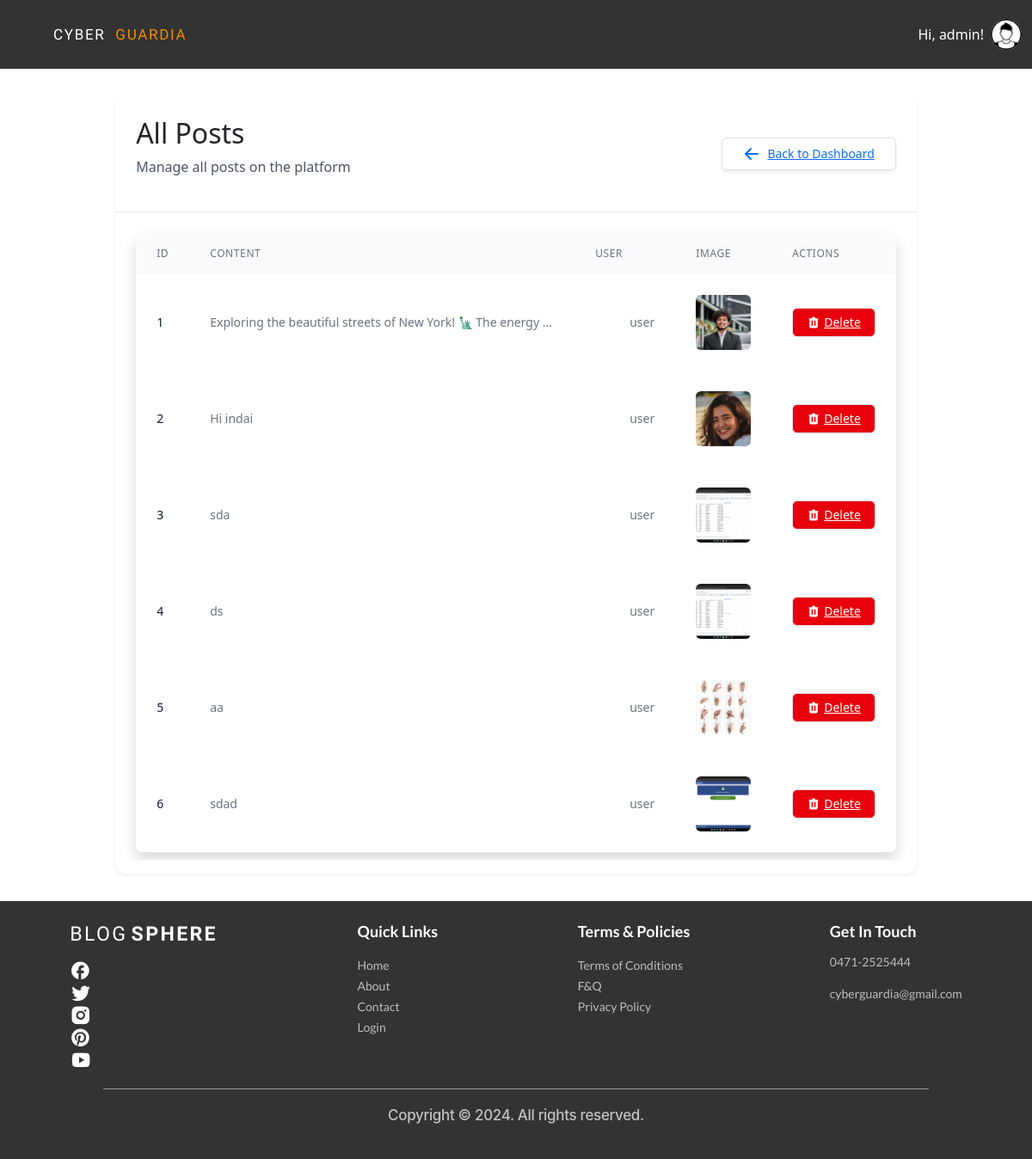
Page /admin_panel/posts/ (signed in) on the earlier database version.
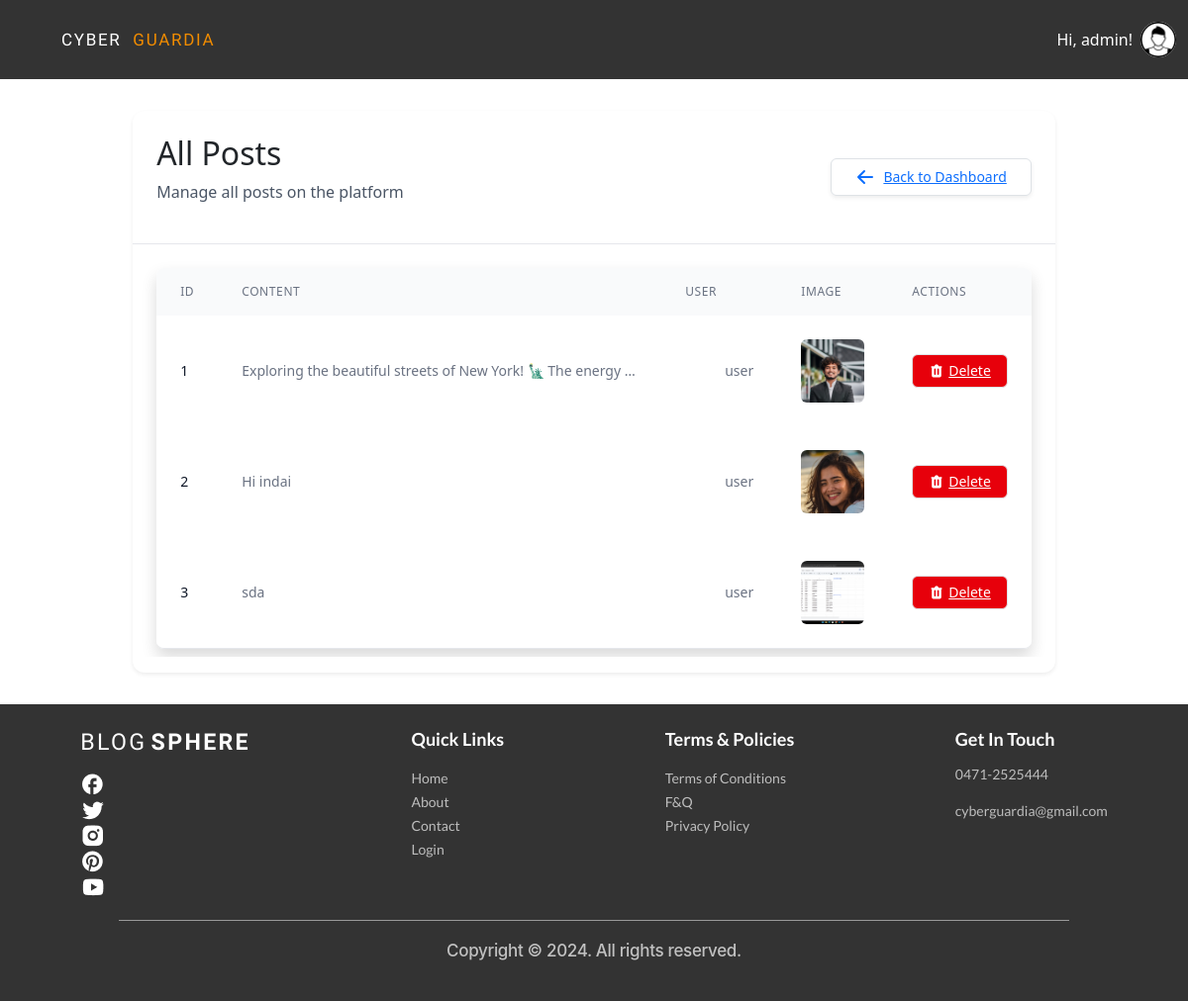
Same page on the later database version.
### account/models.py (models this page shows)
class User(AbstractUser):
    USER_TYPE_CHOICES = (
        ('normal', 'Normal User'),
        ('advertiser', 'Advertiser'),
    )
    user_type = models.CharField(max_length=20, choices=USER_TYPE_CHOICES, default='normal')

### posts/models.py (models this page shows, shortened)
class Post(models.Model):
    user = models.ForeignKey(User, on_delete=models.CASCADE)
    content = models.TextField(blank=True)
    location = models.CharField(max_length=255, blank=True)
    image = models.ImageField(upload_to='post_images/', blank=True, null=True)
    created_at = models.DateTimeField(auto_now_add=True)

### admin_panel/views.py (the view)
# urls.py: path('posts/', views.all_posts, name='all_posts'),
@never_cache
@login_required
@user_passes_test(is_admin)
def all_posts(request):
    posts = Post.objects.all()
    return render(request, 'admin_panel/all_posts.html', {'posts': posts})

### admin_panel/views.py (called while the page is built)
def is_admin(user):
    return user.is_superuser

### admin_panel/templates/admin_panel/all_posts.html (shortened to what this page needs)
{% extends "base.html" %}
{% block content %}
<div class="max-w-7xl mx-auto px-4 sm:px-6 lg:px-8 py-8">
    <div class="bg-white dark:bg-gray-800 rounded-xl shadow-sm overflow-hidden">
        <div class="p-6 border-b border-gray-200 dark:border-gray-700 flex justify-between items-center">
            <div>
                <h2 class="text-2xl font-bold text-gray-900 dark:text-white">All Posts</h1>
                <p class="text-gray-600 dark:text-gray-400">Manage all posts on the platform</p>
            </div>
            <div>
                <a href="{% url 'admin_dashboard' %}" class="inline-flex items-center px-4 py-2 border border-gray-300 dark:border-gray-600 rounded-md shadow-sm text-sm font-medium text-gray-700 dark:text-gray-300 bg-white dark:bg-gray-800 hover:bg-gray-50 dark:hover:bg-gray-700 focus:outline-none focus:ring-2 focus:ring-offset-2 focus:ring-primary-500">
                    <svg xmlns="http://www.w3.org/2000/svg" class="h-5 w-5 mr-2" viewBox="0 0 20 20" fill="currentColor">
                        <path fill-rule="evenodd" d="M9.707 16.707a1 1 0 01-1.414 0l-6-6a1 1 0 010-1.414l6-6a1 1 0 011.414 1.414L5.414 9H17a1 1 0 110 2H5.414l4.293 4.293a1 1 0 010 1.414z" clip-rule="evenodd" />
                    </svg>
                    Back to Dashboard
                </a>
            </div>
        </div>
        <div class="p-6">
            <div class="flex flex-col">
                <div class="-my-2 overflow-x-auto sm:-mx-6 lg:-mx-8">
                    <div class="py-2 align-middle inline-block min-w-full sm:px-6 lg:px-8">
                        <div class="shadow overflow-hidden border-b border-gray-200 dark:border-gray-700 sm:rounded-lg">
                            <table class="min-w-full divide-y divide-gray-200 dark:divide-gray-700">
                                <thead class="bg-gray-50 dark:bg-gray-900">
                                    <tr>
                                        <th scope="col" class="px-6 py-3 text-left text-xs font-medium text-gray-500 dark:text-gray-400 uppercase tracking-wider">ID</th>
                                        <th scope="col" class="px-6 py-3 text-left text-xs font-medium text-gray-500 dark:text-gray-400 uppercase tracking-wider">Content</th>
                                        <th scope="col" class="px-6 py-3 text-left text-xs font-medium text-gray-500 dark:text-gray-400 uppercase tracking-wider">User</th>
                                        <th scope="col" class="px-6 py-3 text-left text-xs font-medium text-gray-500 dark:text-gray-400 uppercase tracking-wider">Image</th>
                                        <th scope="col" class="px-6 py-3 text-left text-xs font-medium text-gray-500 dark:text-gray-400 uppercase tracking-wider">Actions</th>
                                    </tr>
                                </thead>
                                <tbody class="bg-white dark:bg-gray-800 divide-y divide-gray-200 dark:divide-gray-700">
                                    {% for post in posts %}
                                    <tr class="hover:bg-gray-50 dark:hover:bg-gray-700 transition-colors duration-150">
                                        <td class="px-6 py-4 whitespace-nowrap text-sm font-medium text-gray-900 dark:text-white">{{ post.id }}</td>
                                        <td class="px-6 py-4 text-sm text-gray-500 dark:text-gray-400 max-w-md truncate">{{ post.content }}</td>
                                        <td class="px-6 py-4 whitespace-nowrap text-sm text-gray-500 dark:text-gray-400">
                                            <div class="flex items-center">
                                                <div class="h-8 w-8 rounded-full bg-primary-500 flex items-center justify-center text-white font-semibold mr-2">
                                                </div>
                                                <span>{{ post.user.username }}</span>
                                            </div>
                                        </td>
                                        <td class="px-6 py-4 whitespace-nowrap text-sm text-gray-500 dark:text-gray-400">
                                            {% if post.image %}
                                            <img class="h-16 w-16 rounded-md object-cover" src="{{ post.image.url }}" alt="Post image">
                                            {% else %}
                                            <span class="text-gray-400 dark:text-gray-500">No image</span>
                                            {% endif %}
                                        </td>
                                        <td class="px-6 py-4 whitespace-nowrap text-sm font-medium">
                                            <a href="{% url 'delete_post' post.id %}" class="inline-flex items-center px-3 py-2 border border-transparent text-sm leading-4 font-medium rounded-md text-white bg-red-600 hover:bg-red-700 focus:outline-none focus:ring-2 focus:ring-offset-2 focus:ring-red-500">
                                                Delete
                                            </a>
                                        </td>
                                    </tr>
                                    {% empty %}
                                    <tr>
                                        <td colspan="5" class="px-6 py-4 text-center text-sm text-gray-500 dark:text-gray-400">No posts found</td>
                                    </tr>
                                    {% endfor %}
                                </tbody>
                            </table>
                        </div>
                    </div>
                </div>
            </div>
        </div>
    </div>
</div>
{% endblock %}

### templates/base.html (shortened to what this page needs)
{% load static %}
<!doctype html>
<html>
    <head>
        <script src="https://cdn.jsdelivr.net/npm/@tailwindcss/browser@4"></script>
        <link
            rel="stylesheet"
            href="https://cdnjs.cloudflare.com/ajax/libs/font-awesome/6.0.0/css/all.min.css"
        />
        <link
            href="https://cdn.jsdelivr.net/npm/bootstrap@5.3.3/dist/css/bootstrap.min.css"
            rel="stylesheet"
        />
        <link
            rel="stylesheet"
            href="https://cdnjs.cloudflare.com/ajax/libs/font-awesome/6.7.2/css/fontawesome.min.css"
        />
        <link
            href="https://cdn.jsdelivr.net/npm/bootstrap-icons/font/bootstrap-icons.css"
            rel="stylesheet"
        />
        <link rel="stylesheet" href="{% static 'css/index.css' %}" />
        <link rel="stylesheet" href="font.css" />
    </head>
    <body class="min-h-screen flex flex-col">
        <nav class="navbar navbar-expand-sm">
            <div class="container-fluid">
                <a class="navbar-brand logo" href="{% url 'home' %}">
                    <span class="logo_Blog_Color">CYBER</span>&nbsp;
                    <span class="logo_color">GUARDIA</span>
                </a>
                    <div class="d-flex ms-auto">
                        {% if request.user.is_authenticated %}
                        <div class="relative" id="profile-dropdown">
                            <button
                                onclick="toggleProfileMenu()"
                                class="flex items-center gap-2 hover:text-orange-500 transition-colors cursor-pointer"
                            >
                                <div class="flex items-center gap-2">
                                    <span class="nav-link navbar_links"
                                        >Hi, {{user.username}}!</span
                                    >
                                    <img
                                        src="{% if user.profile.profile_image %}{{ user.profile.profile_image.url }}{% else %}{% static 'Images/images.png' %}{% endif %}"
                                        alt="Profile"
                                        class="w-9 h-9 rounded-full"
                                    />
                                </div>
                            </button>
                        </div>
                    </div>
                        {% endif %}
                    </div>
        </nav>
        {% block content %}
        {% endblock content %}
        <div class="footerBG mt-auto py-4">
            <div class="footerComponents">
                <div class="footer_sec_one">
                    <p>
                        <span class="footer_blog_color">BLOG</span>
                        <span class="footer_sphere_color">SPHERE</span>
                    </p>
                    <div class="footerIcons">
                        <a
                            href="https://www.facebook.com/login/"
                            target="_blank"
                            rel="noopener noreferrer"
                        >
                            <img
                                class="IconSpacing"
                                src="{% static 'Images/fb.png' %}"
                                alt="Facebook"
                            />
                        </a>
                        <a
                            href="https://x.com/i/flow/login?lang=en&mx=2"
                            target="_blank"
                            rel="noopener noreferrer"
                        >
                            <img
                                class="IconSpacing"
                                src="{% static 'Images/twitter.png' %}"
                                alt="Twitter"
                            />
                        </a>
                        <a
                            href="https://www.instagram.com/accounts/emailsignup/"
                            target="_blank"
                            rel="noopener noreferrer"
                        >
                            <img
                                class="IconSpacing"
                                src="{% static 'Images/insta.png' %}"
                                alt="Instagram"
                            />
                        </a>
                        <a
                            href="https://in.pinterest.com/login/"
                            target="_blank"
                            rel="noopener noreferrer"
                        >
                            <img
                                class="IconSpacing"
                                src="{% static 'Images/pinterest.png' %}"
                                alt="Pinterest"
                            />
                        </a>
                        <a
                            href="https://www.youtube.com/account"
                            target="_blank"
                            rel="noopener noreferrer"
                        >
                            <img
                                class="IconSpacing"
                                src="{% static 'Images/ytb.png' %}"
                                alt="YouTube"
                            />
                        </a>
                    </div>
                </div>
                <div class="footer_sec_two">
                    <p class="footer_QuickLinks">Quick Links</p>
                    <ul>
                        <li><a class="footerList" href="/">Home</a></li>
                        <li><a class="footerList" href="/about">About</a></li>
                        <li>
                            <a class="footerList" href="/contact">Contact</a>
                        </li>
                        <li><a class="footerList" href="/login">Login</a></li>
                    </ul>
                </div>
                <div class="footer_sec_three">
                    <p class="footer_terms_and_polices">Terms & Policies</p>
                    <ul>
                        <li>
                            <a class="footerList" href="/terms-of-conditions"
                                >Terms of Conditions</a
                            >
                        </li>
                        <li><a class="footerList" href="/f&q">F&Q</a></li>
                        <li>
                            <a class="footerList" href="/privacy-policy"
                                >Privacy Policy</a
                            >
                        </li>
                    </ul>
                </div>
                <div class="footer_sec_four">
                    <p class="footer_get_in_touch">Get In Touch</p>
                    <ul>
                        <li class="footerList">0471-2525444</li>
                        <li class="footerList">cyberguardia@gmail.com</li>
                    </ul>
                </div>
            </div>
            <hr class="footer_bottom_line" />
            <p class="Footer_copyright">
                Copyright &copy; 2024. All rights reserved.
            </p>
        </div>
</body>
</html>

Differences in the rows shown:
removed Post: id "4", content "ds", user.username "user", image (picture)
removed Post: id "5", content "aa", user.username "user", image (picture)
removed Post: id "6", content "sdad", user.username "user", image (picture)
